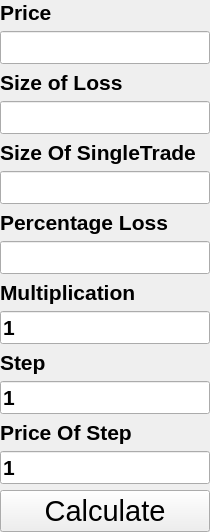
     <widget class="QWidget" name="page_7">
      <property name="font">
       <font>
        <pointsize>16</pointsize>
        <bold>true</bold>
       </font>
      </property>
      <layout class="QVBoxLayout" name="verticalLayout_22">
       <property name="spacing">
        <number>6</number>
       </property>
       <property name="leftMargin">
        <number>0</number>
       </property>
       <property name="topMargin">
        <number>0</number>
       </property>
       <property name="rightMargin">
        <number>0</number>
       </property>
       <property name="bottomMargin">
        <number>0</number>
       </property>
       <item>
        <layout class="QVBoxLayout" name="verticalLayout_14">
         <item>
          <widget class="QLabel" name="label_15">
           <property name="text">
            <string>Price</string>
           </property>
          </widget>
         </item>
         <item>
          <widget class="QLineEdit" name="lineEdit_8">
           <property name="maxLength">
            <number>6</number>
           </property>
          </widget>
         </item>
         <item>
          <widget class="QLabel" name="label_16">
           <property name="text">
            <string>Size of Loss</string>
           </property>
          </widget>
         </item>
         <item>
          <widget class="QLineEdit" name="lineEdit_9">
           <property name="maxLength">
            <number>6</number>
           </property>
          </widget>
         </item>
         <item>
          <widget class="QLabel" name="label_17">
           <property name="text">
            <string>Size Of SingleTrade</string>
           </property>
          </widget>
         </item>
         <item>
          <widget class="QLineEdit" name="lineEdit_10">
           <property name="maxLength">
            <number>6</number>
           </property>
          </widget>
         </item>
         <item>
          <widget class="QLabel" name="label_18">
           <property name="text">
            <string>Percentage Loss</string>
           </property>
          </widget>
         </item>
         <item>
          <widget class="QLineEdit" name="lineEdit_11">
           <property name="maxLength">
            <number>6</number>
           </property>
          </widget>
         </item>
         <item>
          <widget class="QLabel" name="label_19">
           <property name="text">
            <string>Multiplication</string>
           </property>
          </widget>
         </item>
         <item>
          <widget class="QLineEdit" name="lineEdit_12">
           <property name="text">
            <string>1</string>
           </property>
           <property name="maxLength">
            <number>6</number>
           </property>
          </widget>
         </item>
         <item>
          <widget class="QLabel" name="label_63">
           <property name="text">
            <string>Step</string>
           </property>
          </widget>
         </item>
         <item>
          <widget class="QLineEdit" name="lineEdit_55">
           <property name="enabled">
            <bool>true</bool>
           </property>
           <property name="text">
            <string>1</string>
           </property>
           <property name="maxLength">
            <number>6</number>
           </property>
          </widget>
         </item>
         <item>
          <widget class="QLabel" name="label_64">
           <property name="text">
            <string>Price Of Step</string>
           </property>
          </widget>
         </item>
         <item>
          <widget class="QLineEdit" name="lineEdit_56">
           <property name="enabled">
            <bool>true</bool>
           </property>
           <property name="text">
            <string>1</string>
           </property>
           <property name="maxLength">
            <number>6</number>
           </property>
          </widget>
         </item>
         <item>
          <widget class="QPushButton" name="pushButton_18">
           <property name="font">
            <font>
             <pointsize>22</pointsize>
             <bold>false</bold>
            </font>
           </property>
           <property name="text">
            <string>Calculate</string>
           </property>
          </widget>
         </item>
        </layout>
       </item>
      </layout>
     </widget>
